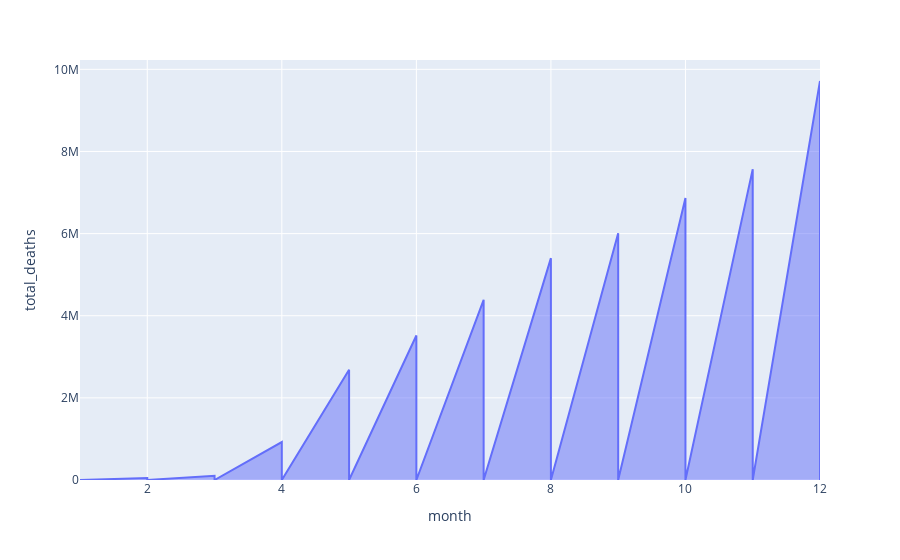

Notebook cell for this chart:
### Code cell
fig=px.area(mont,x='month',y='total_deaths')

fig

### Figure 1 — Plotly figure (JSON) as saved in the notebook; plotly's stock layout.template omitted (floating-point values rounded to 4 significant figures; data arrays with more than 128 entries replaced by an {"elided": "..."} marker saying what was removed)
{"data": [{"fillpattern": {"shape": ""}, "hovertemplate": "month=%{x}<br>total_deaths=%{y}<extra></extra>", "legendgroup": "", "line": {"color": "#636efa"}, "marker": {"symbol": "circle"}, "mode": "lines", "name": "", "orientation": "v", "showlegend": false, "stackgroup": "1", "type": "scatter", "x": {"elided": "2871 int values"}, "xaxis": "x", "y": {"elided": "2871 int values"}, "yaxis": "y"}], "layout": {"legend": {"tracegroupgap": 0}, "margin": {"t": 60}, "xaxis": {"anchor": "y", "domain": [0, 1], "title": {"text": "month"}}, "yaxis": {"anchor": "x", "domain": [0, 1], "title": {"text": "total_deaths"}}}}
